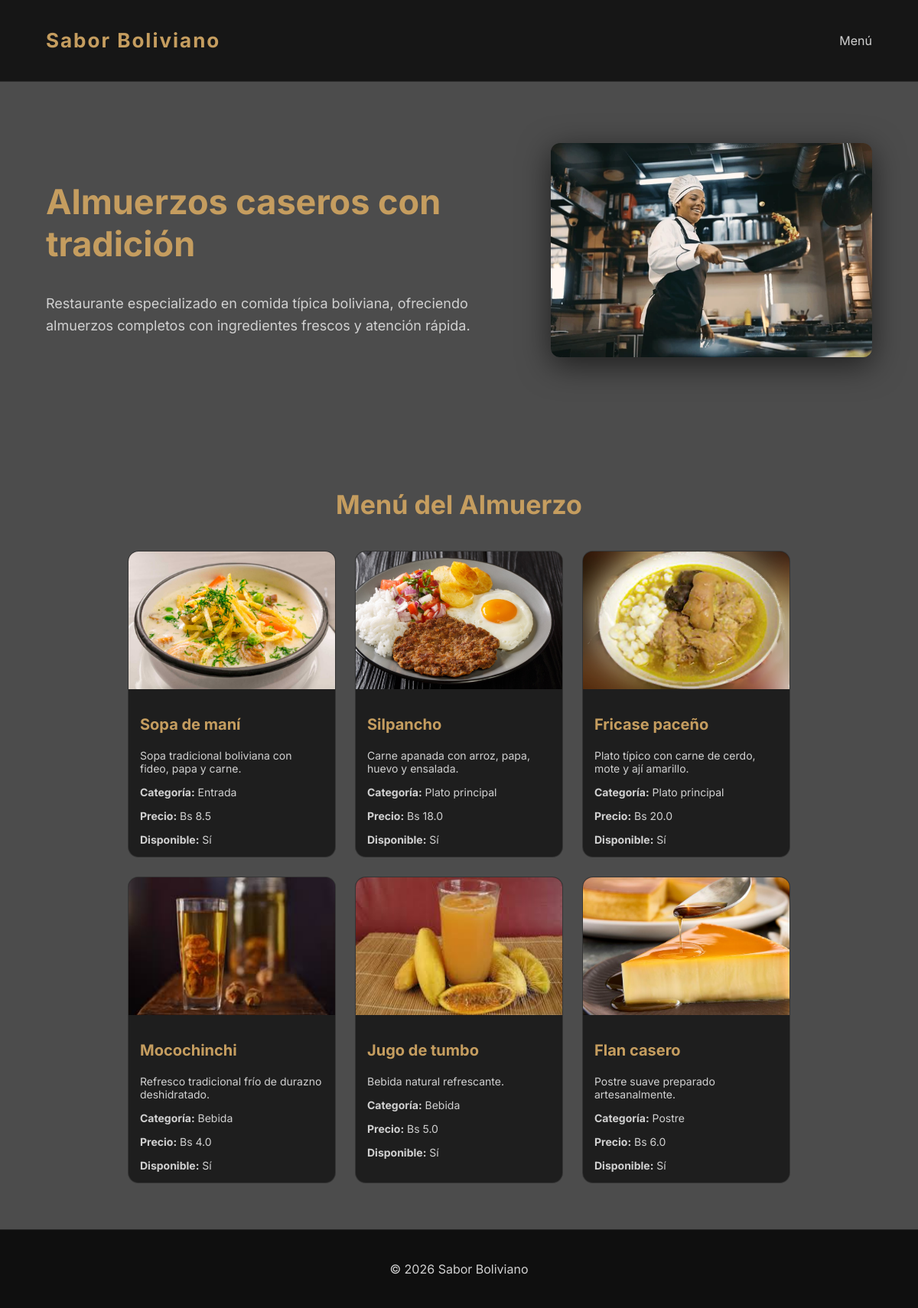
The page / on the database its author committed.
### tables this page shows
CREATE TABLE restaurante (
    id INTEGER PRIMARY KEY AUTOINCREMENT,
    nombre TEXT NOT NULL,
    eslogan TEXT,
    descripcion TEXT NOT NULL,
    logo TEXT,
    imagen_portada TEXT
);

CREATE TABLE menu_almuerzo (
    id INTEGER PRIMARY KEY AUTOINCREMENT,
    fecha DATE NOT NULL,
    nombre_plato TEXT NOT NULL,
    descripcion TEXT NOT NULL,
    categoria TEXT NOT NULL,
    precio REAL NOT NULL,
    imagen TEXT,
    disponible TEXT NOT NULL
);

### app.py (the view)
@app.route("/")
def index():
    conn = get_db_connection()
    restaurante = conn.execute(
        "SELECT * FROM restaurante LIMIT 1"
    ).fetchone()
    menu = conn.execute(
        "SELECT * FROM menu_almuerzo WHERE fecha = '2026-03-22'"
    ).fetchall()
    conn.close()
    return render_template(
        "index.html",
        restaurante=restaurante,
        menu=menu
    )

### app.py (called while the page is built)
def get_db_connection():
    conn = sqlite3.connect(DATABASE)
    conn.row_factory = sqlite3.Row
    return conn

### templates/index.html (shortened to what this page needs)
<!DOCTYPE html>
<html lang="es">
<head>
    <link rel="stylesheet" href="{{ url_for('static', filename='css/style.css') }}">
</head>
<body>
<header class="site-header">
    <div class="container header-inner">
        <h1>{{ restaurante["nombre"] }}</h1>
        <nav class="nav">
            <a href="#menu">Menú</a>
        </nav>
    </div>
</header>
<main>
<section class="hero">
    <div class="container hero-inner">
        <div>
            <h1>{{ restaurante["eslogan"] }}</h1>
            <p class="lead">{{ restaurante["descripcion"] }}</p>
        </div>
        <div>
            <img src="{{ url_for('static', filename='img/portada1.webp') }}">
        </div>
    </div>
</section>
<section id="menu" class="section">
    <div class="container">
        <h2>Menú del Almuerzo</h2>
        <div class="grid-3">
            {% for plato in menu %}
            <div class="card">
                <img src="{{ url_for('static', filename=plato['imagen']) }}">
                <h3>{{ plato["nombre_plato"] }}</h3>
                <p>{{ plato["descripcion"] }}</p>
                <p><strong>Categoría:</strong> {{ plato["categoria"] }}</p>
                <p><strong>Precio:</strong> Bs {{ plato["precio"] }}</p>
                <p><strong>Disponible:</strong> {{ plato["disponible"] }}</p>
            </div>
            {% endfor %}
        </div>
    </div>
</section>
</main>
<footer class="site-footer">
    <p>© 2026 {{ restaurante["nombre"] }}</p>
</footer>
</body>
</html>

### static/css/style.css (style rules this page uses)
:root { --text: #ffffff; --muted: #d1d1d1; --primary: #c59d5f; --accent: #e63946; --card: rgba(0, 0, 0, 0.6); --border: rgba(255,255,255,0.1); --radius: 14px; }
body { margin: 0; font-family: 'Inter', sans-serif; color: var(--text); background: linear-gradient(rgba(0,0,0,0.7), rgba(0,0,0,0.7)), url("/static/img/fondo.png"); background-size: cover; background-position: center; background-attachment: fixed; }
.container { width: 90%; max-width: 1100px; margin: auto; }
.site-header { background: rgba(0,0,0,0.7); padding: 20px 0; border-bottom: 1px solid var(--border); }
.header-inner { display: flex; justify-content: space-between; align-items: center; }
.header-inner h1 { color: var(--primary); font-size: 26px; letter-spacing: 2px; }
.nav a { margin-left: 20px; text-decoration: none; color: var(--muted); transition: 0.3s; }
.hero { padding: 80px 0; }
.hero-inner { display: flex; align-items: center; gap: 40px; }
.hero h1 { font-size: 45px; color: var(--primary); }
.lead { color: var(--muted); font-size: 18px; line-height: 1.6; }
.hero img { max-width: 420px; border-radius: 12px; box-shadow: 0 10px 40px rgba(0,0,0,0.6); }
.section { padding: 60px 0; }
.section h2 { text-align: center; color: var(--primary); font-size: 34px; margin-bottom: 40px; }
.grid-3 { display: flex; flex-wrap: wrap; gap: 25px; justify-content: center; }
.card { background: var(--card); border-radius: var(--radius); width: 270px; overflow: hidden; border: 1px solid var(--border); transition: 0.4s; }
.card img { width: 100%; height: 180px; object-fit: cover; }
.card h3 { color: var(--primary); padding: 10px 15px 0; font-size: 20px; }
.card p { padding: 0 15px; font-size: 14px; color: var(--muted); }
.site-footer { text-align: center; padding: 25px; background: rgba(0,0,0,0.8); color: var(--muted); border-top: 1px solid var(--border); }

### rows shown on the page
restaurante: nombre "Sabor Boliviano", eslogan "Almuerzos caseros con tradición", descripcion "Restaurante especializado en comida típica boliviana, ofreciendo almuerzos completos con ingredientes frescos y atención rápida."
menu_almuerzo: imagen (picture), nombre_plato "Sopa de maní", descripcion "Sopa tradicional boliviana con fideo, papa y carne.", categoria "Entrada", precio "8.5", disponible "Sí"
menu_almuerzo: imagen (picture), nombre_plato "Silpancho", descripcion "Carne apanada con arroz, papa, huevo y ensalada.", categoria "Plato principal", precio "18.0", disponible "Sí"
menu_almuerzo: imagen (picture), nombre_plato "Fricase paceño", descripcion "Plato típico con carne de cerdo, mote y ají amarillo.", categoria "Plato principal", precio "20.0", disponible "Sí"
menu_almuerzo: imagen (picture), nombre_plato "Mocochinchi", descripcion "Refresco tradicional frío de durazno deshidratado.", categoria "Bebida", precio "4.0", disponible "Sí"
menu_almuerzo: imagen (picture), nombre_plato "Jugo de tumbo", descripcion "Bebida natural refrescante.", categoria "Bebida", precio "5.0", disponible "Sí"
menu_almuerzo: imagen (picture), nombre_plato "Flan casero", descripcion "Postre suave preparado artesanalmente.", categoria "Postre", precio "6.0", disponible "Sí"
